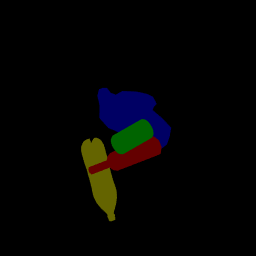
#> input picture other/5441.png, 256 x 256 px
$ python flip.py
#> lines starting #> are read from the running program, lines starting #| are printed output that depends on the picture
from PIL import Image, ImageOps

im = Image.open('5441.png')
#> im is the input picture: PIL image 256x256 RGB; mean R, G, B 3.9, 3.7, 3.4

im_flip = ImageOps.flip(im)
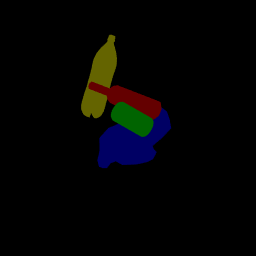
#> im_flip: PIL image 256x256 RGB; mean R, G, B 3.9, 3.7, 3.4
im_flip.save('5441a.png', quality=95)
